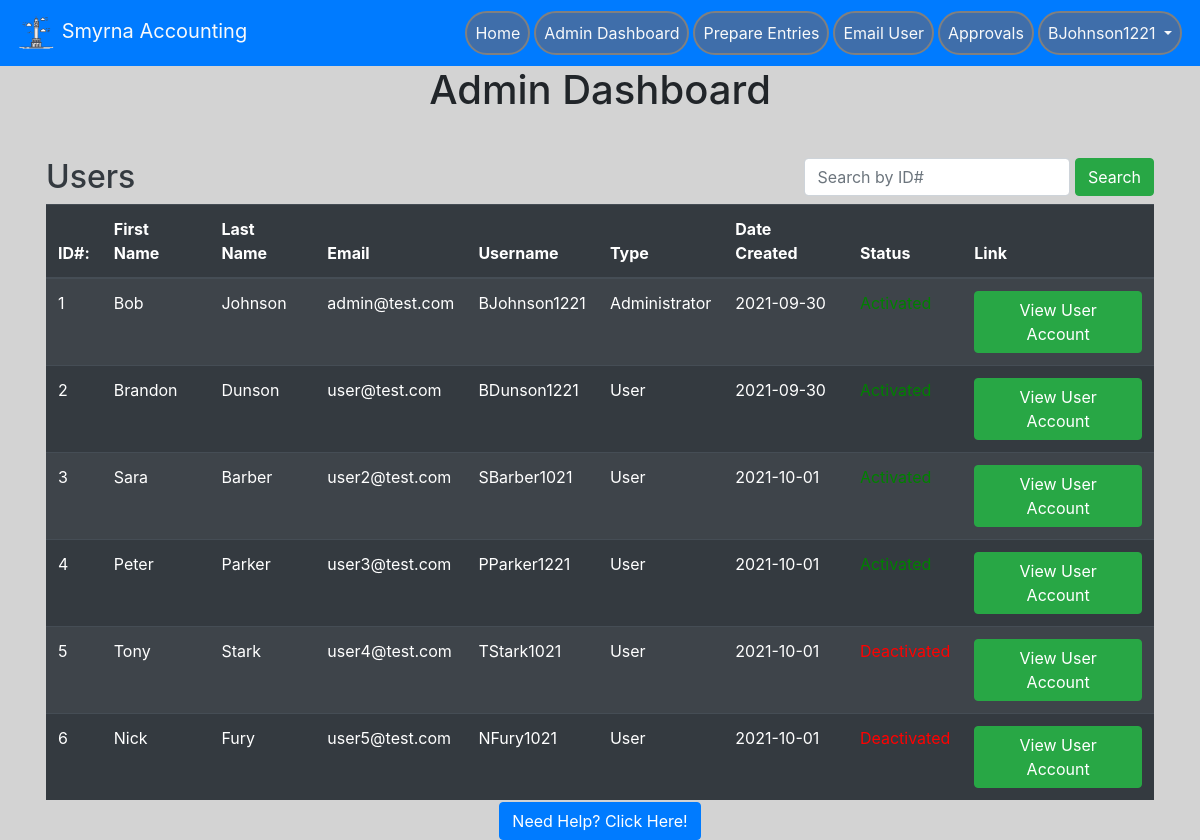
/adminPortal (signed in), run on an earlier commit of the app's database.
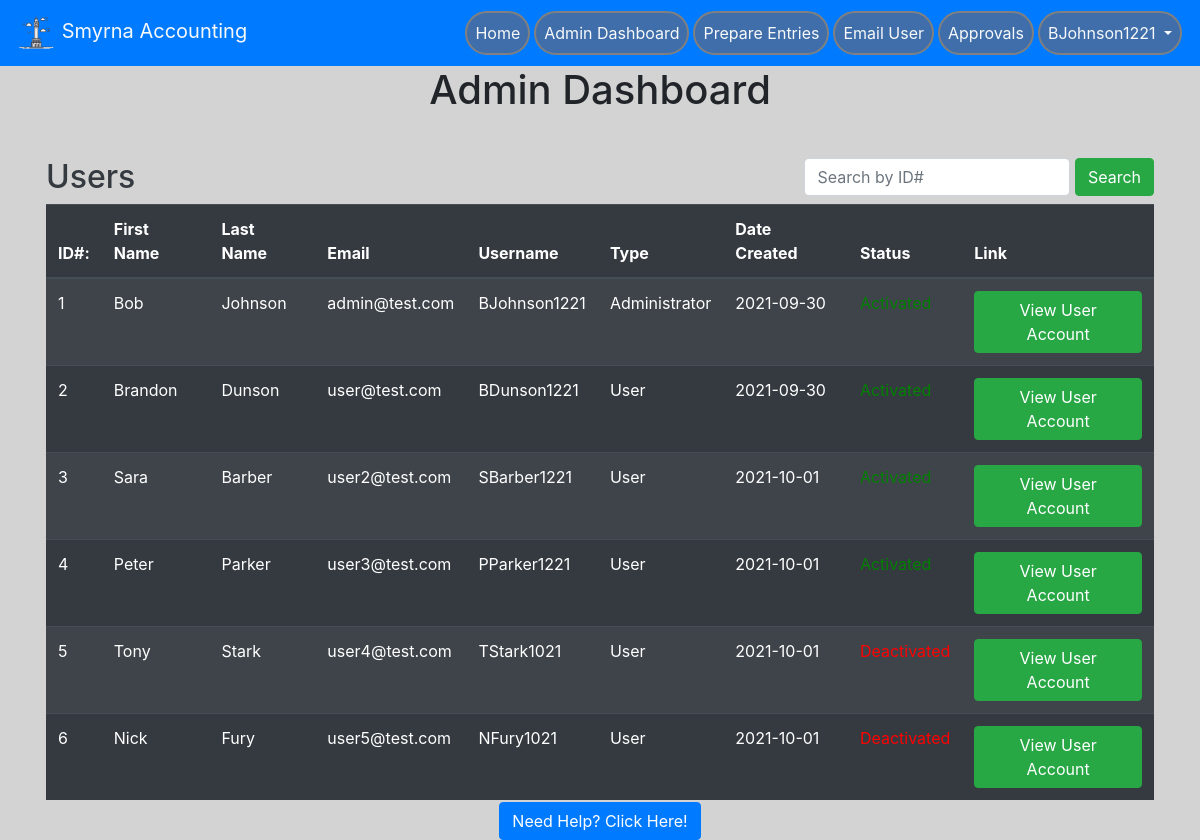
And on a later commit of the database.
### website/models.py (models this page shows, shortened)
class User(db.Model, UserMixin):
    id = db.Column(db.Integer, primary_key=True)  # unique identifier
    email = db.Column(db.String(150), unique=True)
    password = db.Column(db.String(150))
    oldPassword = db.Column(db.String(150))
    firstName = db.Column(db.String(150))
    lastName = db.Column(db.String(150))
    userName = db.Column(db.String(150))
    hasAdmin = db.Column(db.Boolean, default=False)
    hasMan = db.Column(db.Boolean, default=False)
    status = db.Column(db.Boolean, default=False)
    creationDate = db.Column(db.Date())
    expirationDate = db.Column(db.Date())
    suspensionDate = db.Column(db.Date())
    suspensionEnd = db.Column(db.Date())
    accounts = db.relationship("Account", backref="user_backref", lazy=True)

### website/auth.py (the view)
@auth.route('/adminPortal', methods=['GET', 'POST'])
@login_required
def adminPort():
    if request.method == 'POST':
        global SEARCHID
        SEARCHID = request.form.get('searchBar')
        if not SEARCHID:
            user_account_number = request.form.get("get_user")
            return redirect(url_for('auth.accountOverview', id=int(user_account_number)))
        if SEARCHID == None or len(SEARCHID) < 1:
            flash(no_blank, category='error')
            error = Error(error_desc=no_blank)
            db.session.add(error)
            error.errorcreate(no_blank, commit=True)
            return redirect(url_for('auth.adminPort'))
        else:
            return redirect(url_for('auth.accountOverview', id=SEARCHID))
    else:
        if current_user.hasAdmin:
            return render_template('adminPortal.html',
                                   user=current_user, query=User.query.all())
        else:
            flash(no_access, category='error')
            error = Error(error_desc=no_access)
            db.session.add(error)
            error.errorcreate(no_access, commit=True)
            return redirect(url_for('views.home'))

### website/__init__.py (called while the page is built)
def create_app():
    app = Flask(__name__)
    app.config['SECRET_KEY'] = 'this is the secret key'
    app.config['SQLALCHEMY_DATABASE_URI'] = f'sqlite:///{DB_NAME}'
    db.init_app(app)
    app.config['MAIL_SERVER'] = 'smtp.gmail.com'
    app.config['MAIL_PORT'] = 465
    app.config['MAIL_USE_SSL'] = True
    app.config['MAIL_USERNAME'] = 'brandondunson15@gmail.com'
    app.config['MAIL_PASSWORD'] = 'Panopticon0987!@'
    mail.init_app(app)
    from .views import views
    from .auth import auth
    app.register_blueprint(views, url_prefix='/')
    app.register_blueprint(auth, url_prefix='/')
    from .models import User
    create_database(app)
    login_manager = LoginManager()
    login_manager.login_view = 'auth.login'
    login_manager.init_app(app)
    @login_manager.user_loader
    def load_user(id):
        return User.query.get(int(id))
    return app

### website/templates/adminPortal.html (shortened to what this page needs)
{% extends "base.html" %} {% block title %} Admin Portal {% endblock %} {%block
content%}
<h1 class="text-center">Admin Dashboard</h1>
<br />
</div>
<div class="container px-3 py-1 pb-4">
    <form class="form-inline" method="POST">
      <h2 class="text-dark pt-2">Users</h2>
        <div class="ml-auto">
          <input type="search" name="searchBar" class="form-control pr-1" placeholder="Search by ID#"
            list = "userData" />
            <button class="btn btn-success" type="submit">Search</button>
        </div>
    </form>
  <div>
    <table class="table table-striped table-dark">
      <thead style="position: sticky;">
        <tr>
          <th>ID#:</th>
          <th>First Name</th>
          <th>Last Name</th>
          <th>Email</th>
          <th>Username</th>
          <th>Type</th>
          <th>Date Created</th>
          <th>Status</th>
          <th>Link</th>
        </tr>
      </thead>
      <tbody style="overflow-y: scroll;">
        {% for user in query %}
        <tr>
          <td>{{user.id}}</td>
          <td>{{user.firstName}}</td>
          <td>{{user.lastName}}</td>
          <td>{{user.email}}</td>
          <td>{{user.userName}}</td>
          {% if user.hasAdmin%}
          <td>Administrator</td>
          {% elif user.hasMan %}
          <td>Manager</td>
          {% else %}
          <td>User</td>
          {% endif %}
          <td>{{user.creationDate}}</td>
          {% if user.status %}
          <td style="color: green">Activated</td>
          {% else %}
          <td style="color: red">Deactivated</td>
          {% endif %}
            <td>
                <form method="POST" >
                    <button type="submit" name = "get_user" class="btn btn-success" value="{{ user.id }}">
                        View User Account
                    </button>
                </form>
            </td>
        </tr>
        {% endfor %}
      </tbody>
    </table>
  </div>
</div>
{% endblock %}

What changed in the data, as far as the page shows it:
changed User "Sara": userName "SBarber1021" → "SBarber1221"
